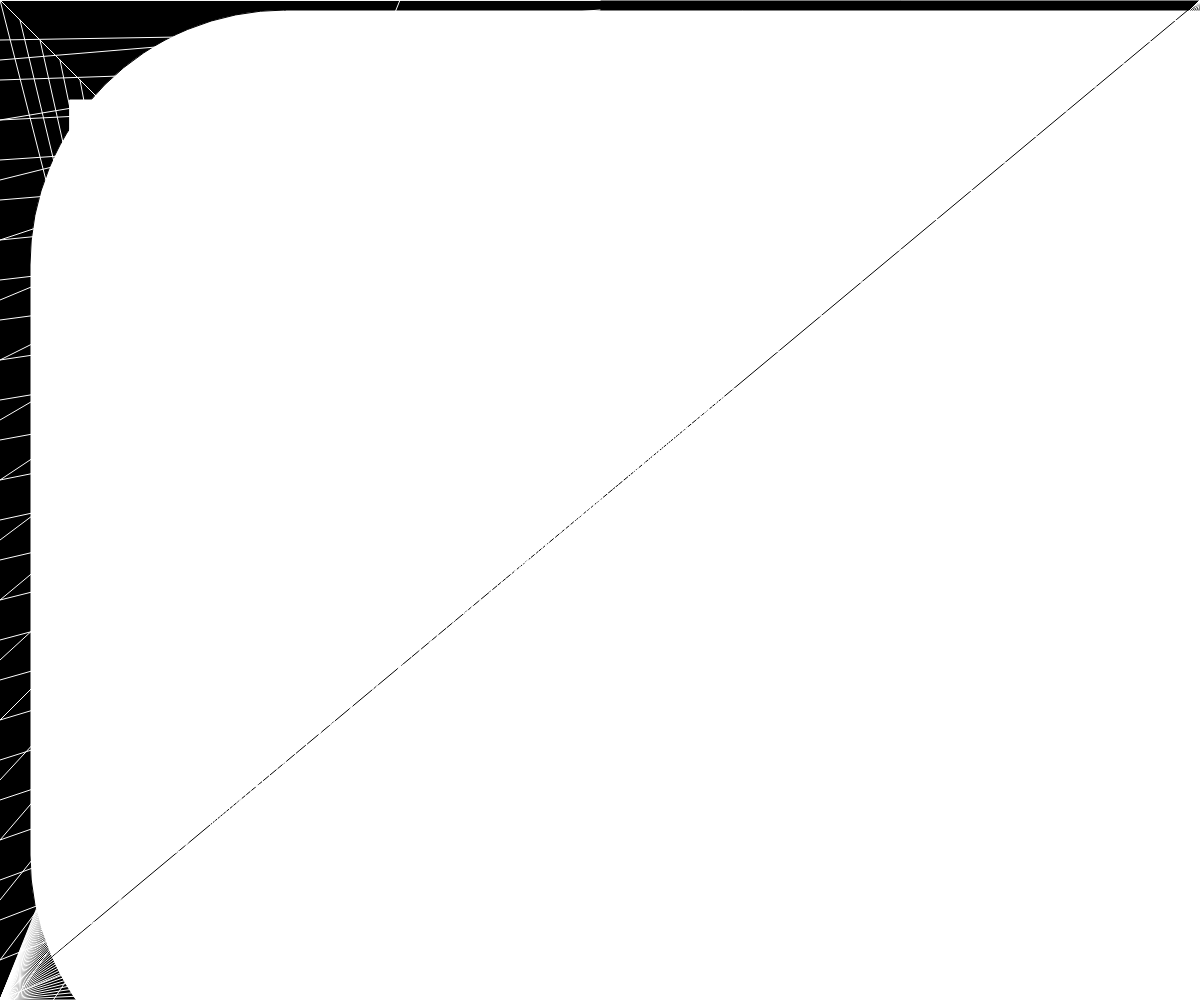
Frame 1 (no input)
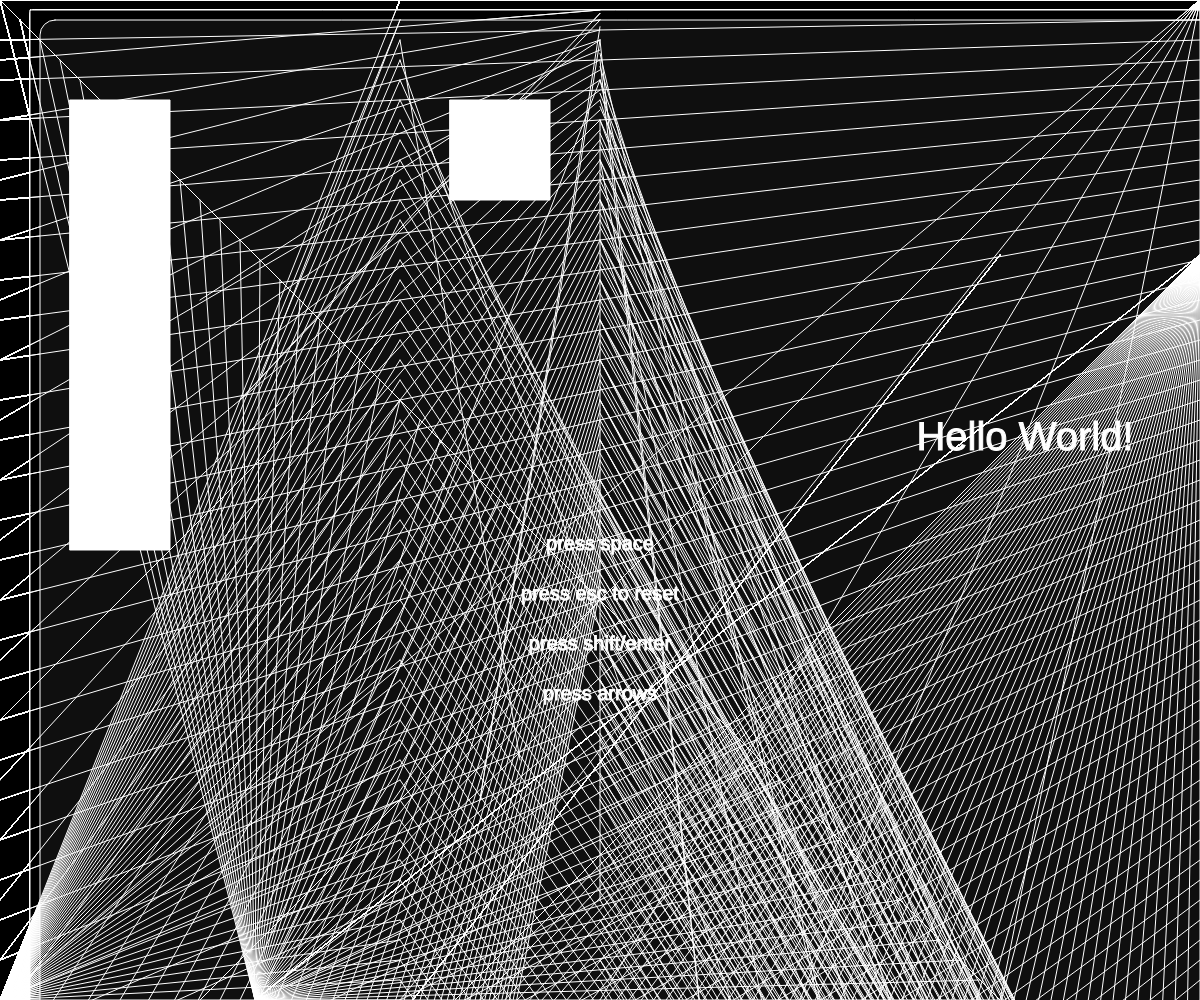
Frame 60 (no input)
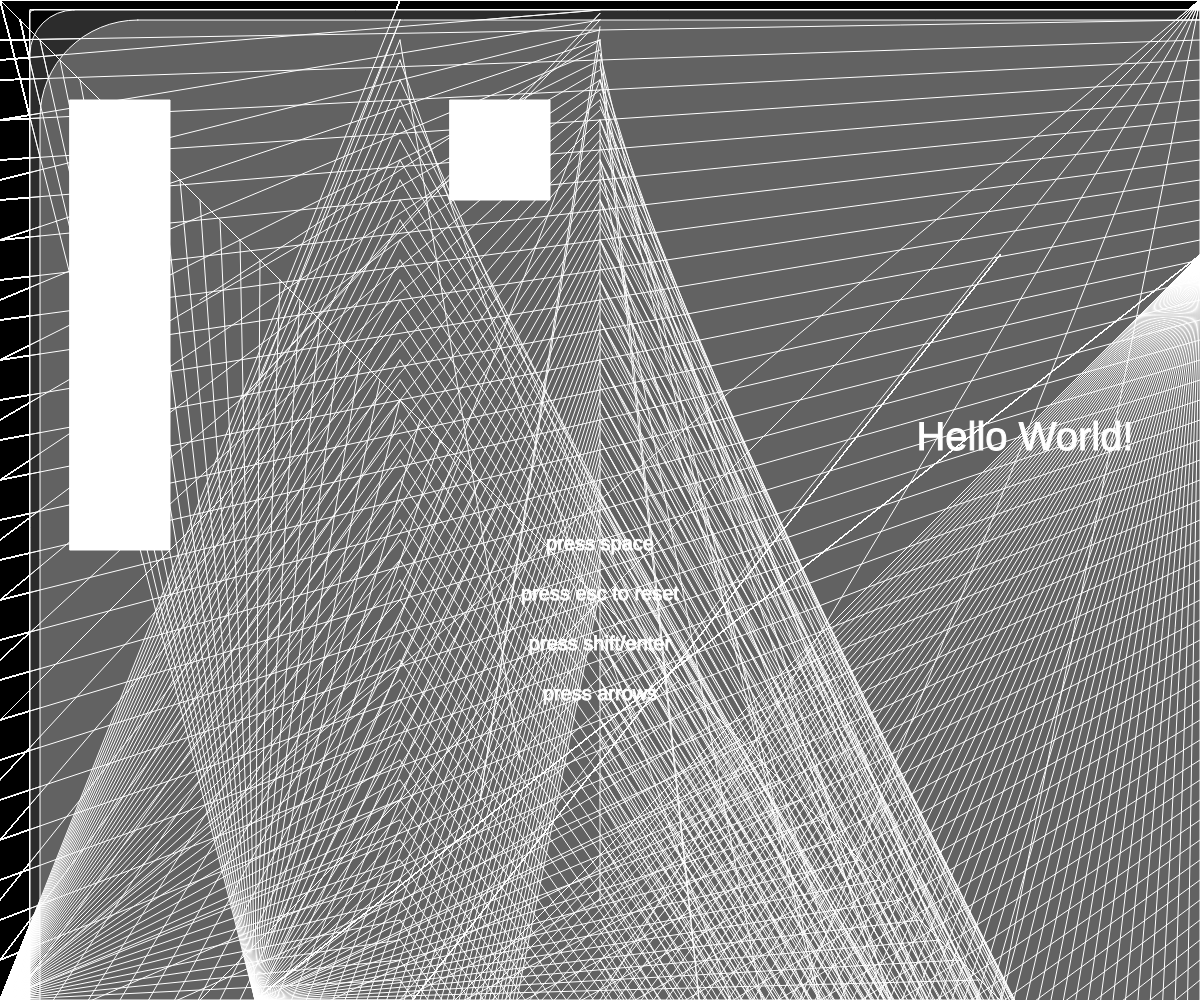
Frame 120 (the mouse pressed at the canvas centre since frame 60)

The p5.js sketch that drew these frames (run headless with seeded random() and noise() and a simulated clock; from frame 60 on, the mouse is pressed at the canvas centre):

// p5.js sketch
// ── sketch.js
    

class Block
    {
    constructor(x,y,width,height,speedX,speedY,clr) 
  {
       this.x = x;
       this.y = y;
       this.width = width;
       this.height = height;
       this.speedX = speedX;
       this.speedY = speedY;
       this.clr = clr;
     }

display() 
   {
    fill(this.clr);
    rect(this.x,this.y,this.width,this.height,this.clr);
   }
    
move() 
   {
    this.x = this.x + this.speedX
    if (this.x > (windowWidth - this.width) || this.x <= 0) 
    {
      this.speedX = this.speedX * -1;
      this.clr = random(0,100);
    
    }
    this.y = this.y + this.speedY
    if (this.y > (windowHeight - this.height) || this.y <= 0)
    {
      this.speedY = this.speedY * -1;
      this.clr = random(0,100);
    }
   }
}

  
function keyPressed() {
  if (keyCode === 27) {
    value = 255
    r = 255
    g = 255
    b = 255
    sideblockY = 100
    sideblockY2 = 450
  }
  if (keyCode === 13) {
    sideblockY = sideblockY + 20
  }
  if (keyCode === 16) {
    sideblockY = sideblockY - 20
  }
  else {
    value = 255
  }
  }

let Block1 = new Block(30,10,2000,1100,10,10,255)
let Block2 = new Block(1500,10,500,500,10,10,255)
let Block3 = new Block(30,100,80,100,10,10,230)
let Block4 = new Block(30,200,80,100,12,12,230)
let Block5 = new Block(30,300,80,100,14,14,230)
let Block6 = new Block(1700,30,500,500,20,20,230)
let Block7 = new Block(1800,30,80,100,30,30,230)
let Block8 = new Block(1900,30,80,100,40,40,230)
value = 255
r = 255
g = 255
b = 255
rectY = 450
rectX = 1025
sideblockY = 100
sideblockY2 = 450


   
 function setup() {
   createCanvas(windowWidth, windowHeight);
  background(0)
       }

 function draw() {{

if (keyIsDown(32)) {
  value = random(0,400)
  r = random(0,255)
  g = random(0,255)
  b = random(0,255)
}
if (keyIsDown(38)) {
  rectY = rectY - 10
}
if (keyIsDown(37)) {
  rectX = rectX - 10
}
if (keyIsDown(39)) {
  rectX = rectX + 10
}
if (keyIsDown(40)) {
  rectY = rectY + 10
}
if (keyIsDown(13)) {
  sideblockY = sideblockY + 10
  sideblockY2 = sideblockY2 - 20
}
if (keyIsDown(16)) {
  sideblockY = sideblockY - 10
  sideblockY2 = sideblockY2 + 20
}

}

   Block1.display();
   //Block2.display();
   //Block3.display();
  // Block4.display();
   //Block5.display();
   Block6.display();
   //Block7.display();
   //Block8.display();
   Block1.move();
   //Block2.move();
   //Block3.move();
   //Block4.move();
   //Block5.move();
   Block6.move();
   //Block7.move();
   //Block8.move();

 



    for (let i = 0; i < windowWidth; i += 20)
 {
  line(windowWidth, 0, i*10, windowHeight)
  line(windowWidth/2, i, i*12, i*20)
  stroke(255)
  line(windowWidth/2, i/1.5, i*12, i*20)
  stroke(255)
  line(windowWidth/3, i, i*13, i*19)
  stroke(255)
  line(windowWidth/2, i/0.5, i*10, i*15)
  stroke(255)
  line(0,i*2,windowWidth, i);
  stroke(255)
  line(windowWidth/2,i/2, 0, i*3)
  stroke(255)
  line(0, windowHeight, windowWidth/3, i)
  stroke(255)
  line(windowWidth,value,value,windowHeight)
  stroke(r, g, b)
  line(value, windowWidth, windowHeight, value)
  stroke(r, g, b)
  line(i, i, value, windowHeight)
  stroke(r, g, b)
  line(i, windowWidth + value, windowWidth, value)
  stroke(r, g, b)
  line(value, value, i, i)


 
  
  
  //line(windowWidth/2, windowHeight/2, windowWidth, i^2+1)
  //line(windowWidth/2,0, windowWidth, i)
  //line(windowWidth/2, i, i*12, i*5)
  //line(0,windowHeight/2, i, i*2)

     }

  
  fill(255, 255, 255)
  textSize(40);
  //text("Hello World", windowWidth/2,windowHeight/2);
  text("Hello World!", rectX, rectY);
  textSize(20);
  text("press space", windowWidth/2, (windowHeight/2) + 50);
  text("press esc to reset", windowWidth/2, (windowHeight/2) + 100)
  text("press shift/enter", windowWidth/2, (windowHeight/2) + 150)
  text("press arrows", windowWidth/2, (windowHeight/2) + 200)
  textAlign(CENTER)
  fill(255,255,255)
  rect(70,sideblockY,100,450)
  fill(255,255,255)
  rect(sideblockY2,100,100,100)
  //rect(1825,sideblockY2,100,450)
  //arc(rectX, rectY, 80, 80, 0, PI - QUARTER_PI)

    }
